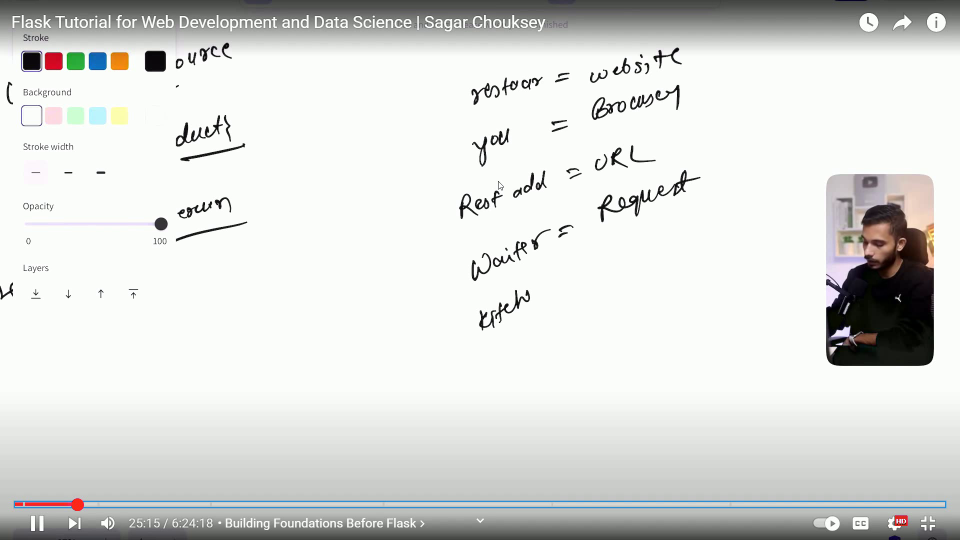
#> input picture frame 30 of panda/dark_mode_video.mp4, 1920 x 1080 px, given in place of r Chouksey - YouTube - Google Chrome 2025-08-12 10-38-13.mp4, which was not available (shown at 1/2 size)
$ jupyter execute viedo_dark_mode.ipynb
#> lines starting #> are read from the running program, lines starting #| are printed output that depends on the picture; after the words box and inside, x2 and y2 are one past the last pixel; in counts of white or black regions, pixels touching at a corner belong together; pictures that were not available may be replaced by others from this repository, and a replacement may not be noted
[cell 1]
# [29 lines of commented-out code are left out]

[cell 2]
import cv2
import numpy as np

# Load video
cap = cv2.VideoCapture(r"C:\Users\YASH JAIN\Documents\New Folder\OneDrive\Videos\Captures\Flask Tutorial for Web Development and Data Science _ Sagar Chouksey - YouTube - Google Chrome 2025-08-12 10-38-13.mp4")
fourcc = cv2.VideoWriter_fourcc(*'mp4v')
fps = cap.get(cv2.CAP_PROP_FPS)
width = int(cap.get(cv2.CAP_PROP_FRAME_WIDTH))
height = int(cap.get(cv2.CAP_PROP_FRAME_HEIGHT))
out = cv2.VideoWriter('dark_theme_video.mp4', fourcc, fps, (width, height))

while True:
    ret, frame = cap.read()
#> frame is the input picture: shape (1080, 1920, 3); mean B, G, R 218, 220.6, 218.9
    if not ret:
        break

    # Convert to HSV to work with brightness
    hsv = cv2.cvtColor(frame, cv2.COLOR_BGR2HSV)
#> hsv: shape (1080, 1920, 3); mean H, S, V 52, 9.2, 221.9
    h, s, v = cv2.split(hsv)
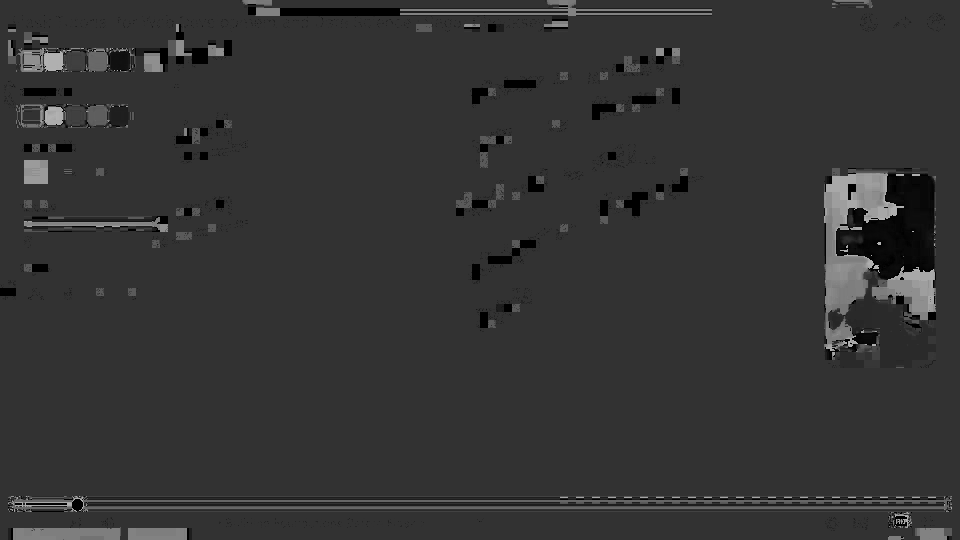
#> h: shape (1080, 1920) (shown at 1/2 size); min 0, max 179, mean 52
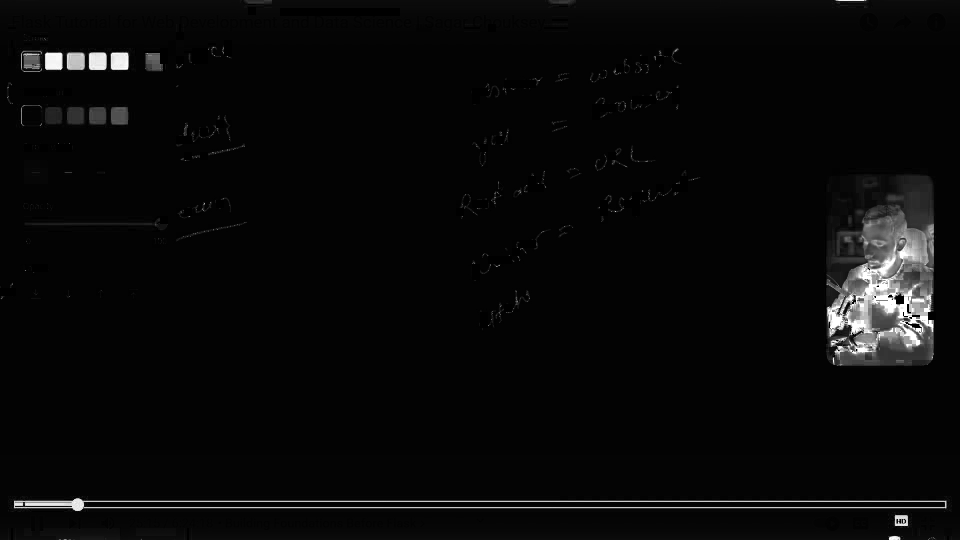
#> s: shape (1080, 1920) (shown at 1/2 size); min 0, max 255, mean 9.2
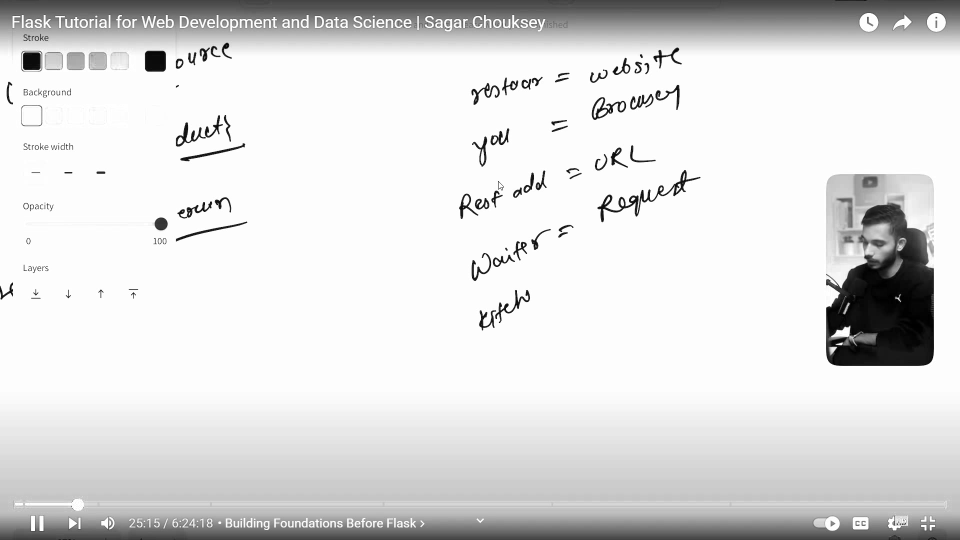
#> v: shape (1080, 1920) (shown at 1/2 size); min 0, max 255, mean 221.9

    # Create mask for "light" areas (bright backgrounds)
    light_mask = cv2.inRange(v, 200, 255)  # threshold for bright areas
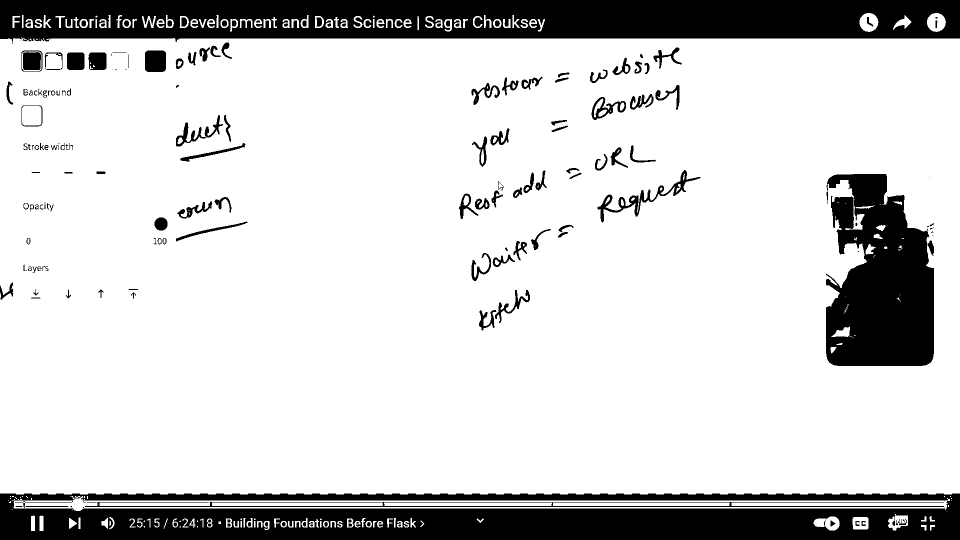
#> light_mask: shape (1080, 1920) (shown at 1/2 size); 81.9% white; 206 black regions (45 under 20 px), largest, box (x1, y1, x2, y2) and area: (0, 0, 1920, 88) 135317, (0, 987, 1920, 1080) 135101, (1652, 348, 1868, 732) 63060

    # Invert colors in those bright areas
    inverted = cv2.bitwise_not(frame)
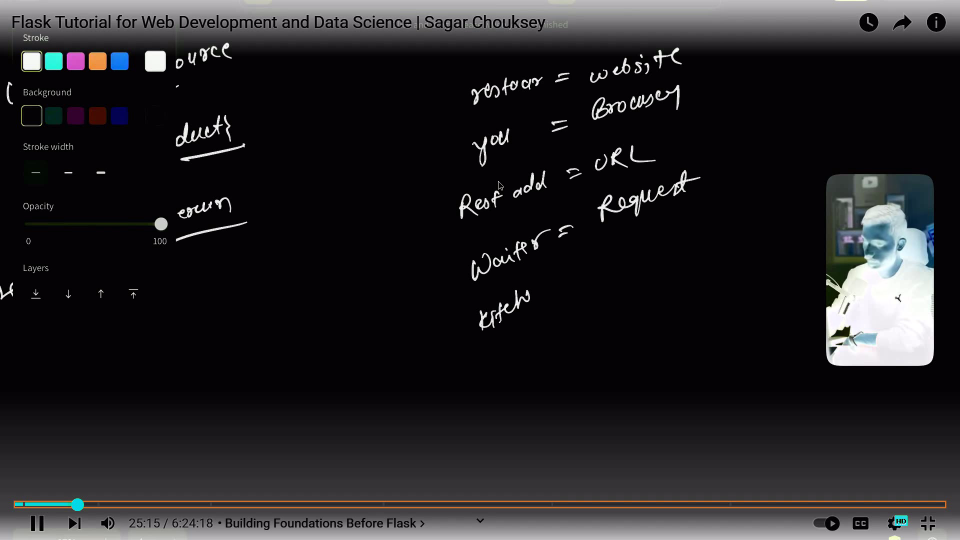
#> inverted: shape (1080, 1920, 3) (shown at 1/2 size); mean B, G, R 37, 34.4, 36.1

    # Combine inverted bright areas with original dark areas
    dark_theme_frame = frame.copy()
    dark_theme_frame[light_mask > 0] = inverted[light_mask > 0]
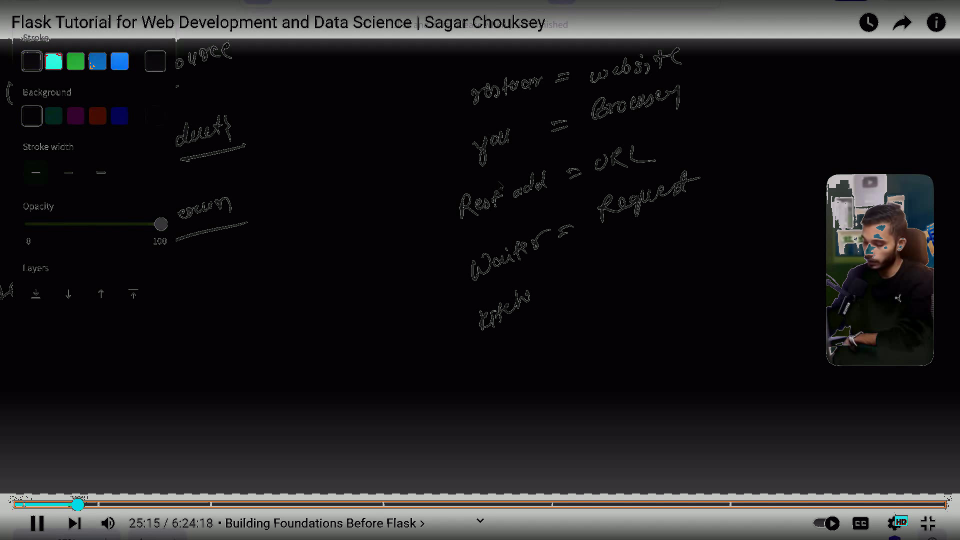
#> dark_theme_frame: shape (1080, 1920, 3) (shown at 1/2 size); mean B, G, R 32.1, 30.4, 31.8

    out.write(dark_theme_frame)

cap.release()
out.release()
print("✅ Dark theme video saved as 'dark_theme_video.mp4'")

$ run again, starting later in the video
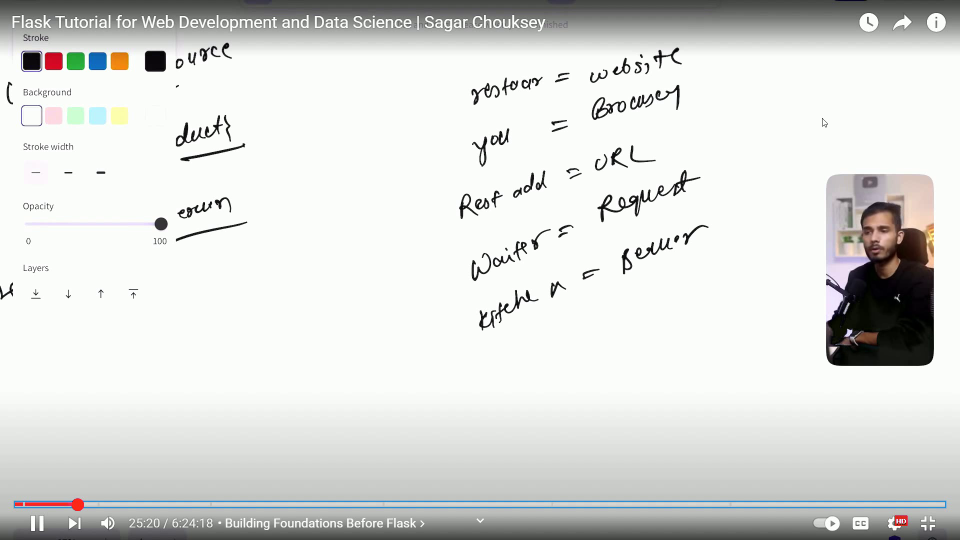
#> input picture frame 135 of panda/dark_mode_video.mp4, 1920 x 1080 px, given in place of r Chouksey - YouTube - Google Chrome 2025-08-12 10-38-13.mp4, which was not available (shown at 1/2 size)
#> frame is the input picture: shape (1080, 1920, 3); mean B, G, R 217.9, 220.4, 218.8
#> hsv: shape (1080, 1920, 3); mean H, S, V 51.6, 9.1, 221.8
#> `light_mask = cv2.inRange(v, 200, 255)`:
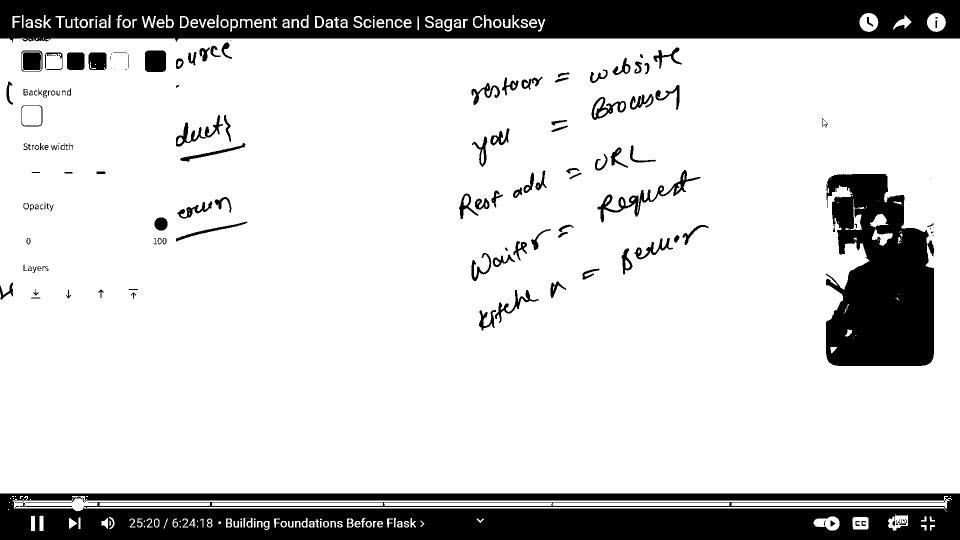
#> light_mask: shape (1080, 1920) (shown at 1/2 size); 81.7% white; 210 black regions (46 under 20 px), largest, box (x1, y1, x2, y2) and area: (0, 987, 1920, 1080) 145400, (0, 0, 1920, 86) 135303, (1652, 348, 1868, 732) 62513
#> `dark_theme_frame[light_mask > 0] = inverted[light_mask > 0]`:
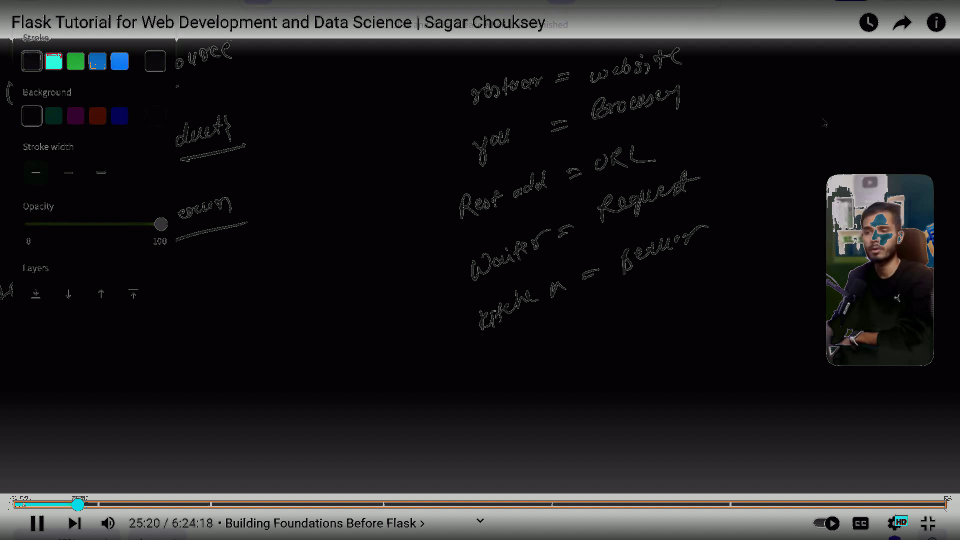
#> dark_theme_frame: shape (1080, 1920, 3) (shown at 1/2 size); mean B, G, R 32.4, 30.6, 32

$ run again, starting later in the video
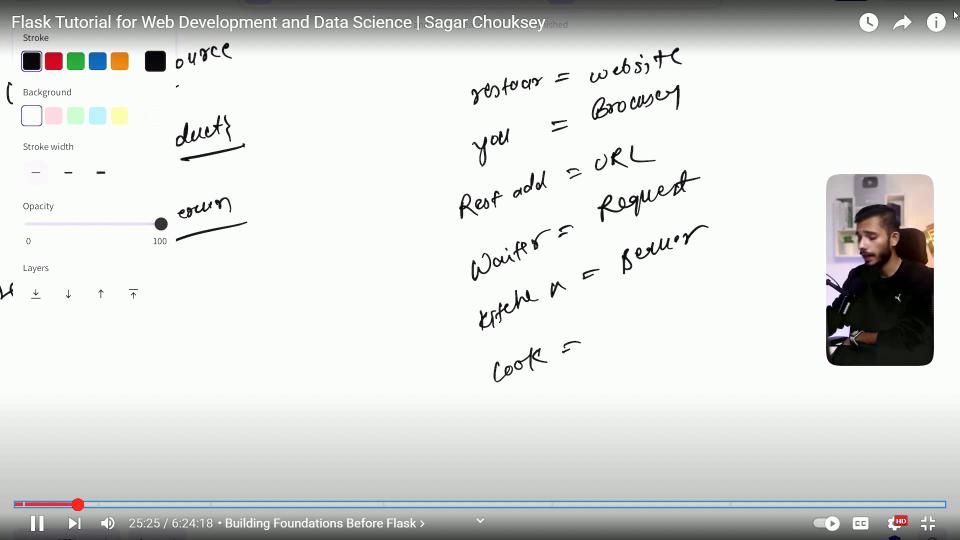
#> input picture frame 240 of panda/dark_mode_video.mp4, 1920 x 1080 px, given in place of r Chouksey - YouTube - Google Chrome 2025-08-12 10-38-13.mp4, which was not available (shown at 1/2 size)
#> frame is the input picture: shape (1080, 1920, 3); mean B, G, R 217.5, 220, 218.3
#> hsv: shape (1080, 1920, 3); mean H, S, V 51.6, 9.3, 221.3
#> `light_mask = cv2.inRange(v, 200, 255)`:
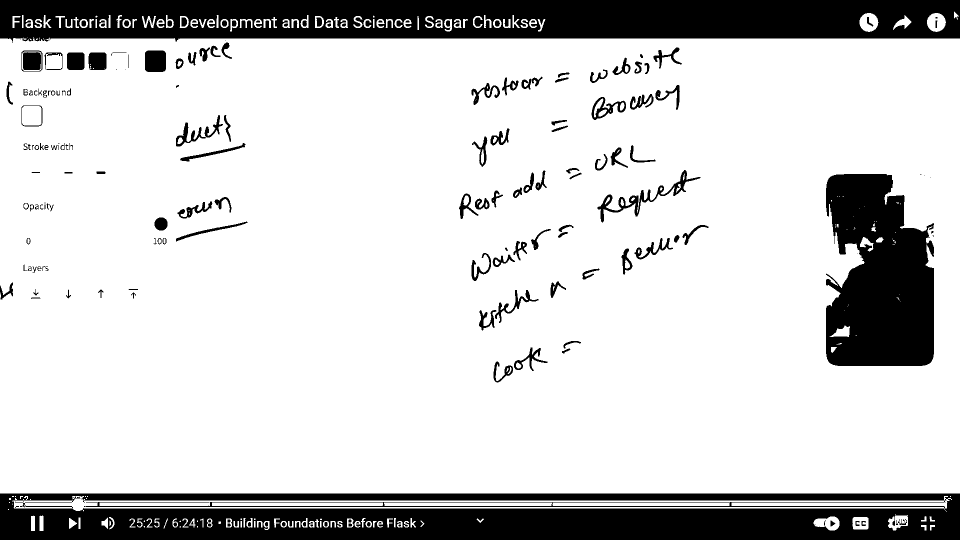
#> light_mask: shape (1080, 1920) (shown at 1/2 size); 81.4% white; 201 black regions (37 under 20 px), largest, box (x1, y1, x2, y2) and area: (0, 987, 1920, 1080) 145794, (0, 0, 1920, 86) 135208, (1652, 348, 1868, 732) 66675
#> `dark_theme_frame[light_mask > 0] = inverted[light_mask > 0]`:
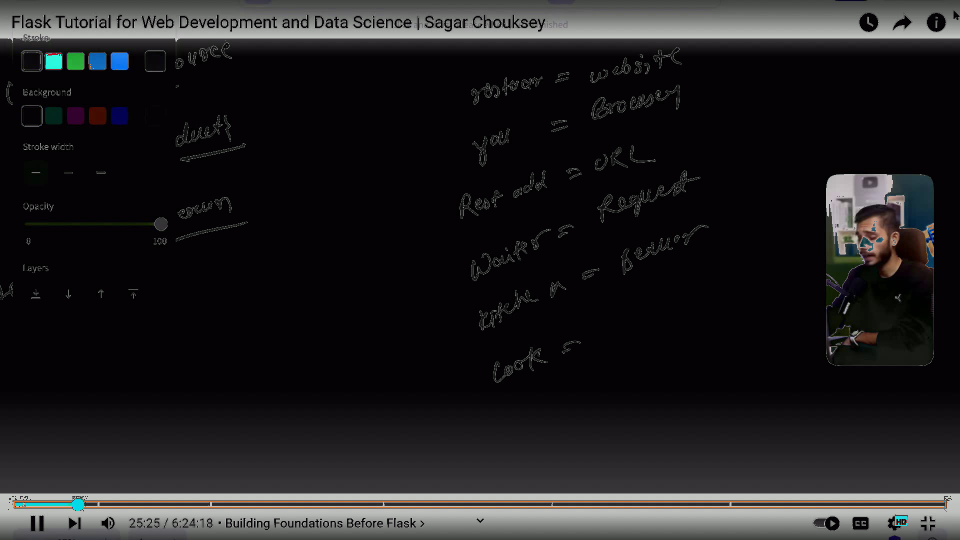
#> dark_theme_frame: shape (1080, 1920, 3) (shown at 1/2 size); mean B, G, R 32.4, 30.6, 32
